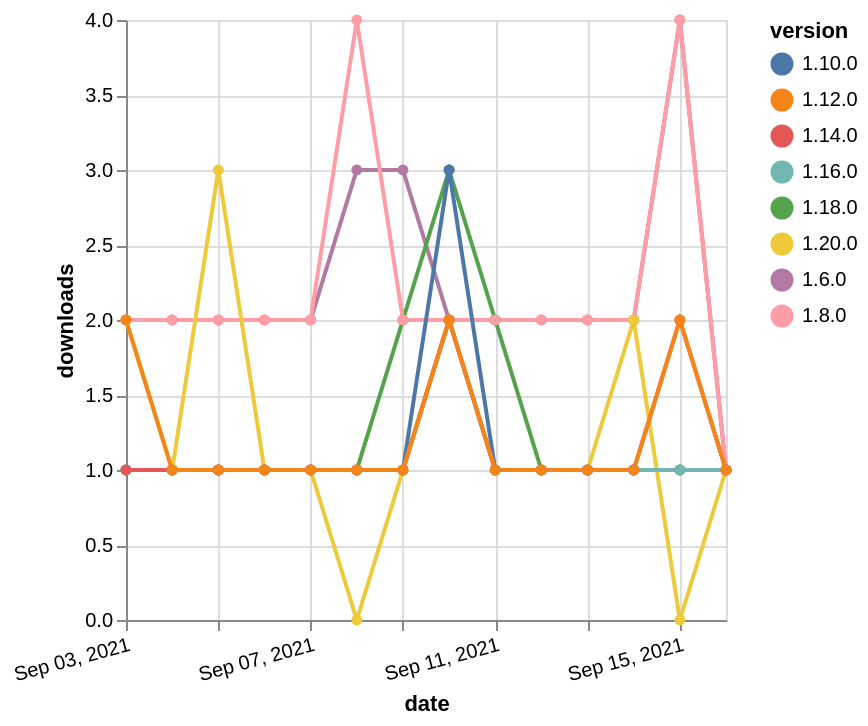

Here is the Vega-Lite specification saved for this chart:
### Vega-Lite specification from a JSON file in a GitHub repository (floating-point values rounded to 4 significant figures)
{"$schema": "https://vega.github.io/schema/vega-lite/v5.json", "description": "A simple bar chart with embedded data.", "data": {"values": [{"date": "2021-09-03", "total": 2394, "delta": 2, "version": "1.6.0"}, {"date": "2021-09-04", "total": 2396, "delta": 2, "version": "1.6.0"}, {"date": "2021-09-05", "total": 2398, "delta": 2, "version": "1.6.0"}, {"date": "2021-09-06", "total": 2400, "delta": 2, "version": "1.6.0"}, {"date": "2021-09-07", "total": 2402, "delta": 2, "version": "1.6.0"}, {"date": "2021-09-08", "total": 2405, "delta": 3, "version": "1.6.0"}, {"date": "2021-09-09", "total": 2408, "delta": 3, "version": "1.6.0"}, {"date": "2021-09-10", "total": 2410, "delta": 2, "version": "1.6.0"}, {"date": "2021-09-11", "total": 2412, "delta": 2, "version": "1.6.0"}, {"date": "2021-09-12", "total": 2414, "delta": 2, "version": "1.6.0"}, {"date": "2021-09-13", "total": 2416, "delta": 2, "version": "1.6.0"}, {"date": "2021-09-14", "total": 2418, "delta": 2, "version": "1.6.0"}, {"date": "2021-09-15", "total": 2422, "delta": 4, "version": "1.6.0"}, {"date": "2021-09-16", "total": 2423, "delta": 1, "version": "1.6.0"}, {"date": "2021-09-03", "total": 208, "delta": 1, "version": "1.18.0"}, {"date": "2021-09-04", "total": 209, "delta": 1, "version": "1.18.0"}, {"date": "2021-09-05", "total": 210, "delta": 1, "version": "1.18.0"}, {"date": "2021-09-06", "total": 211, "delta": 1, "version": "1.18.0"}, {"date": "2021-09-07", "total": 212, "delta": 1, "version": "1.18.0"}, {"date": "2021-09-08", "total": 213, "delta": 1, "version": "1.18.0"}, {"date": "2021-09-09", "total": 215, "delta": 2, "version": "1.18.0"}, {"date": "2021-09-10", "total": 218, "delta": 3, "version": "1.18.0"}, {"date": "2021-09-11", "total": 220, "delta": 2, "version": "1.18.0"}, {"date": "2021-09-12", "total": 221, "delta": 1, "version": "1.18.0"}, {"date": "2021-09-13", "total": 222, "delta": 1, "version": "1.18.0"}, {"date": "2021-09-14", "total": 223, "delta": 1, "version": "1.18.0"}, {"date": "2021-09-15", "total": 224, "delta": 1, "version": "1.18.0"}, {"date": "2021-09-16", "total": 225, "delta": 1, "version": "1.18.0"}, {"date": "2021-09-03", "total": 2473, "delta": 2, "version": "1.8.0"}, {"date": "2021-09-04", "total": 2475, "delta": 2, "version": "1.8.0"}, {"date": "2021-09-05", "total": 2477, "delta": 2, "version": "1.8.0"}, {"date": "2021-09-06", "total": 2479, "delta": 2, "version": "1.8.0"}, {"date": "2021-09-07", "total": 2481, "delta": 2, "version": "1.8.0"}, {"date": "2021-09-08", "total": 2485, "delta": 4, "version": "1.8.0"}, {"date": "2021-09-09", "total": 2487, "delta": 2, "version": "1.8.0"}, {"date": "2021-09-10", "total": 2489, "delta": 2, "version": "1.8.0"}, {"date": "2021-09-11", "total": 2491, "delta": 2, "version": "1.8.0"}, {"date": "2021-09-12", "total": 2493, "delta": 2, "version": "1.8.0"}, {"date": "2021-09-13", "total": 2495, "delta": 2, "version": "1.8.0"}, {"date": "2021-09-14", "total": 2497, "delta": 2, "version": "1.8.0"}, {"date": "2021-09-15", "total": 2501, "delta": 4, "version": "1.8.0"}, {"date": "2021-09-16", "total": 2502, "delta": 1, "version": "1.8.0"}, {"date": "2021-09-03", "total": 264, "delta": 1, "version": "1.10.0"}, {"date": "2021-09-04", "total": 265, "delta": 1, "version": "1.10.0"}, {"date": "2021-09-05", "total": 266, "delta": 1, "version": "1.10.0"}, {"date": "2021-09-06", "total": 267, "delta": 1, "version": "1.10.0"}, {"date": "2021-09-07", "total": 268, "delta": 1, "version": "1.10.0"}, {"date": "2021-09-08", "total": 269, "delta": 1, "version": "1.10.0"}, {"date": "2021-09-09", "total": 270, "delta": 1, "version": "1.10.0"}, {"date": "2021-09-10", "total": 273, "delta": 3, "version": "1.10.0"}, {"date": "2021-09-11", "total": 274, "delta": 1, "version": "1.10.0"}, {"date": "2021-09-12", "total": 275, "delta": 1, "version": "1.10.0"}, {"date": "2021-09-13", "total": 276, "delta": 1, "version": "1.10.0"}, {"date": "2021-09-14", "total": 277, "delta": 1, "version": "1.10.0"}, {"date": "2021-09-15", "total": 278, "delta": 1, "version": "1.10.0"}, {"date": "2021-09-16", "total": 279, "delta": 1, "version": "1.10.0"}, {"date": "2021-09-03", "total": 130, "delta": 2, "version": "1.20.0"}, {"date": "2021-09-04", "total": 131, "delta": 1, "version": "1.20.0"}, {"date": "2021-09-05", "total": 134, "delta": 3, "version": "1.20.0"}, {"date": "2021-09-06", "total": 135, "delta": 1, "version": "1.20.0"}, {"date": "2021-09-07", "total": 136, "delta": 1, "version": "1.20.0"}, {"date": "2021-09-08", "total": 136, "delta": 0, "version": "1.20.0"}, {"date": "2021-09-09", "total": 137, "delta": 1, "version": "1.20.0"}, {"date": "2021-09-10", "total": 139, "delta": 2, "version": "1.20.0"}, {"date": "2021-09-11", "total": 140, "delta": 1, "version": "1.20.0"}, {"date": "2021-09-12", "total": 141, "delta": 1, "version": "1.20.0"}, {"date": "2021-09-13", "total": 142, "delta": 1, "version": "1.20.0"}, {"date": "2021-09-14", "total": 144, "delta": 2, "version": "1.20.0"}, {"date": "2021-09-15", "total": 144, "delta": 0, "version": "1.20.0"}, {"date": "2021-09-16", "total": 145, "delta": 1, "version": "1.20.0"}, {"date": "2021-09-03", "total": 184, "delta": 1, "version": "1.16.0"}, {"date": "2021-09-04", "total": 185, "delta": 1, "version": "1.16.0"}, {"date": "2021-09-05", "total": 186, "delta": 1, "version": "1.16.0"}, {"date": "2021-09-06", "total": 187, "delta": 1, "version": "1.16.0"}, {"date": "2021-09-07", "total": 188, "delta": 1, "version": "1.16.0"}, {"date": "2021-09-08", "total": 189, "delta": 1, "version": "1.16.0"}, {"date": "2021-09-09", "total": 190, "delta": 1, "version": "1.16.0"}, {"date": "2021-09-10", "total": 192, "delta": 2, "version": "1.16.0"}, {"date": "2021-09-11", "total": 193, "delta": 1, "version": "1.16.0"}, {"date": "2021-09-12", "total": 194, "delta": 1, "version": "1.16.0"}, {"date": "2021-09-13", "total": 195, "delta": 1, "version": "1.16.0"}, {"date": "2021-09-14", "total": 196, "delta": 1, "version": "1.16.0"}, {"date": "2021-09-15", "total": 197, "delta": 1, "version": "1.16.0"}, {"date": "2021-09-16", "total": 198, "delta": 1, "version": "1.16.0"}, {"date": "2021-09-03", "total": 209, "delta": 1, "version": "1.14.0"}, {"date": "2021-09-04", "total": 210, "delta": 1, "version": "1.14.0"}, {"date": "2021-09-05", "total": 211, "delta": 1, "version": "1.14.0"}, {"date": "2021-09-06", "total": 212, "delta": 1, "version": "1.14.0"}, {"date": "2021-09-07", "total": 213, "delta": 1, "version": "1.14.0"}, {"date": "2021-09-08", "total": 214, "delta": 1, "version": "1.14.0"}, {"date": "2021-09-09", "total": 215, "delta": 1, "version": "1.14.0"}, {"date": "2021-09-10", "total": 217, "delta": 2, "version": "1.14.0"}, {"date": "2021-09-11", "total": 218, "delta": 1, "version": "1.14.0"}, {"date": "2021-09-12", "total": 219, "delta": 1, "version": "1.14.0"}, {"date": "2021-09-13", "total": 220, "delta": 1, "version": "1.14.0"}, {"date": "2021-09-14", "total": 221, "delta": 1, "version": "1.14.0"}, {"date": "2021-09-15", "total": 223, "delta": 2, "version": "1.14.0"}, {"date": "2021-09-16", "total": 224, "delta": 1, "version": "1.14.0"}, {"date": "2021-09-03", "total": 220, "delta": 2, "version": "1.12.0"}, {"date": "2021-09-04", "total": 221, "delta": 1, "version": "1.12.0"}, {"date": "2021-09-05", "total": 222, "delta": 1, "version": "1.12.0"}, {"date": "2021-09-06", "total": 223, "delta": 1, "version": "1.12.0"}, {"date": "2021-09-07", "total": 224, "delta": 1, "version": "1.12.0"}, {"date": "2021-09-08", "total": 225, "delta": 1, "version": "1.12.0"}, {"date": "2021-09-09", "total": 226, "delta": 1, "version": "1.12.0"}, {"date": "2021-09-10", "total": 228, "delta": 2, "version": "1.12.0"}, {"date": "2021-09-11", "total": 229, "delta": 1, "version": "1.12.0"}, {"date": "2021-09-12", "total": 230, "delta": 1, "version": "1.12.0"}, {"date": "2021-09-13", "total": 231, "delta": 1, "version": "1.12.0"}, {"date": "2021-09-14", "total": 232, "delta": 1, "version": "1.12.0"}, {"date": "2021-09-15", "total": 234, "delta": 2, "version": "1.12.0"}, {"date": "2021-09-16", "total": 235, "delta": 1, "version": "1.12.0"}]}, "width": "container", "mark": {"type": "line", "point": {"filled": true}}, "encoding": {"x": {"field": "date", "type": "temporal", "timeUnit": "yearmonthdate", "title": "date", "axis": {"labelAngle": -15}}, "y": {"field": "delta", "type": "quantitative", "title": "downloads"}, "color": {"field": "version", "type": "nominal"}, "tooltip": {"field": "delta"}}}
